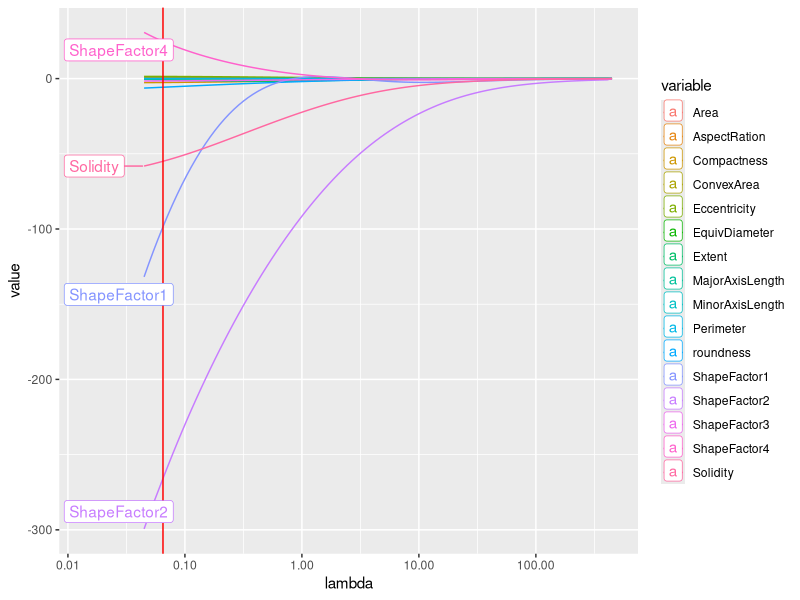
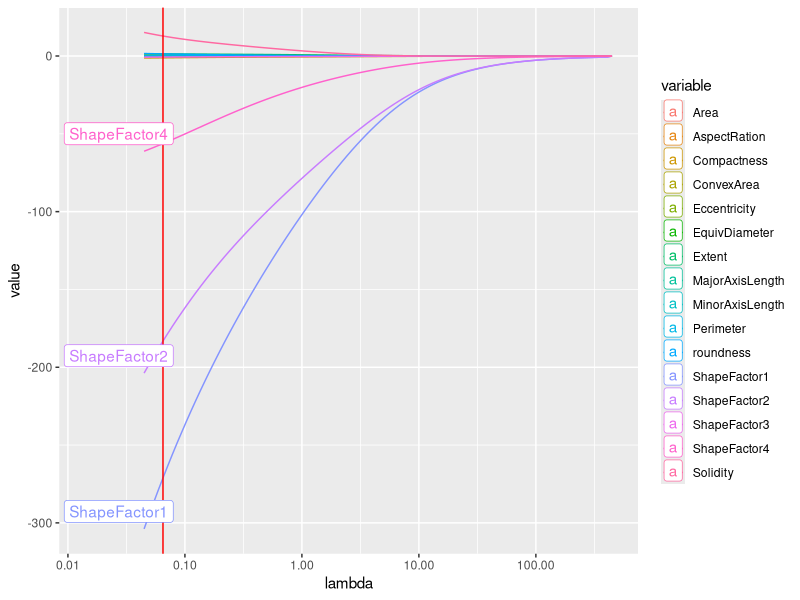
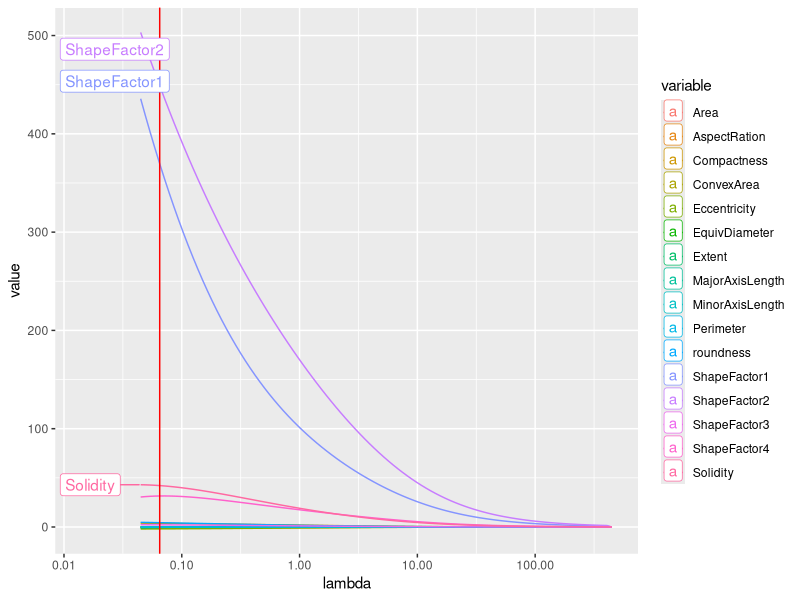
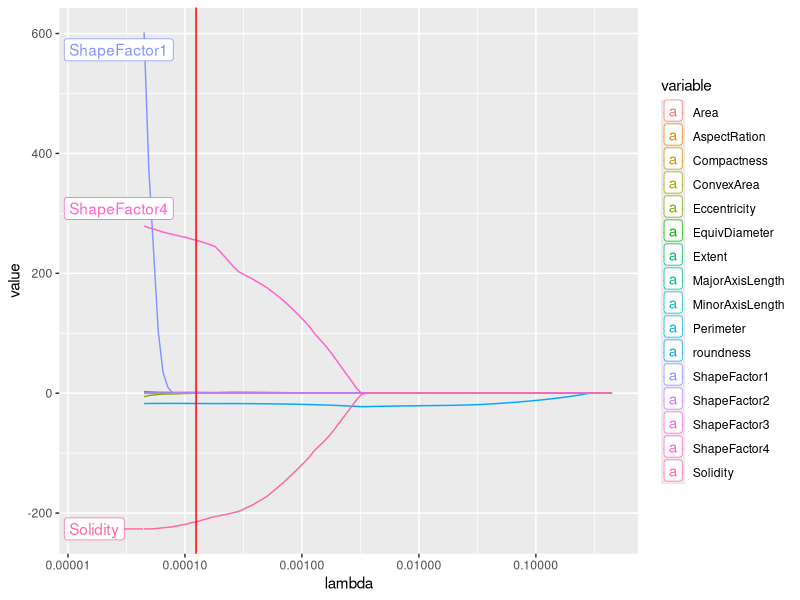
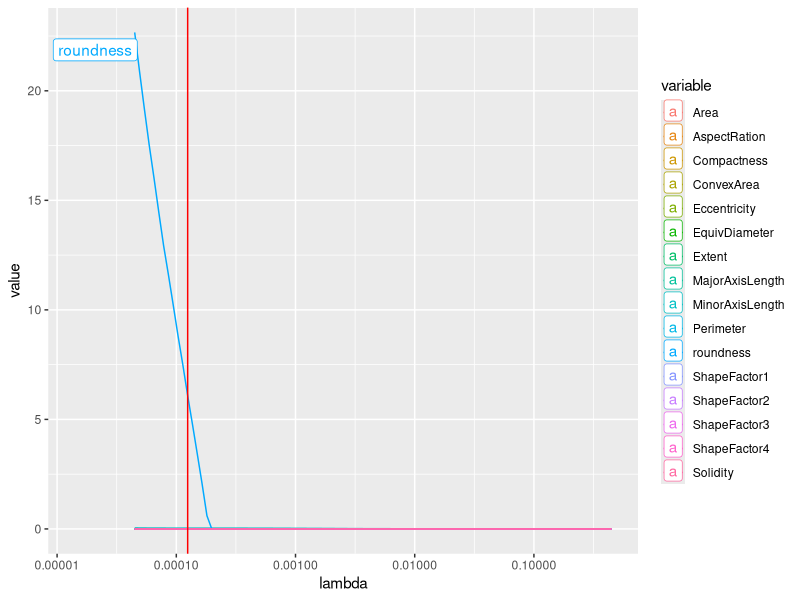
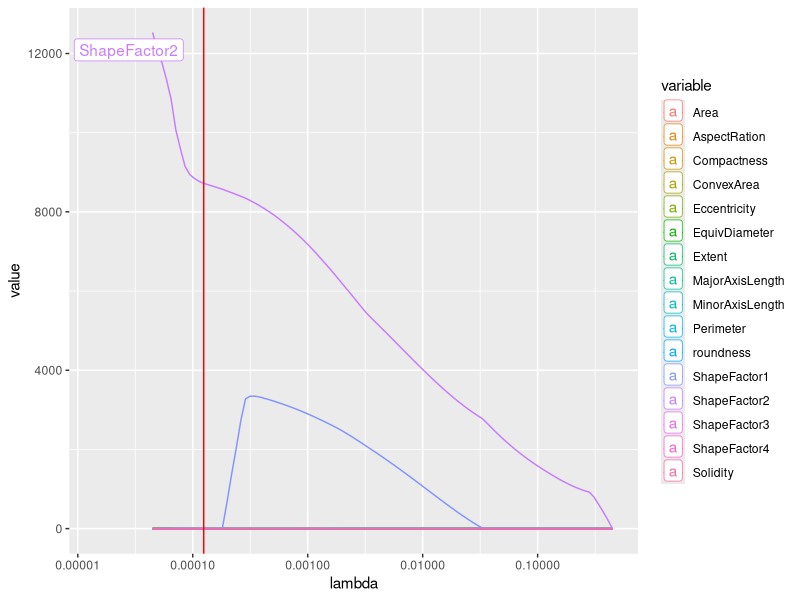

R code for these plots, in order: (Note: this script raises an error after producing the figures.)
## ---- chunk 1
library(glmnet)
library(tidyverse)
library(ggplot2)
library(caret)
library(glmnet)
library(tidyr)
library(dplyr)
library(ggrepel)
## ---- chunk 2
beans <- read_csv('./Question1.csv')

#Split data into test and train
train <- beans[0:2800,]
test <- beans[2801:3871,]

#Modify class variable to map back to a factor
train <-
  train %>% mutate(ClassFactor = case_when(
        Class == 1 ~ "Barbunya",
        Class == 2 ~ "Bombay",
        TRUE ~ "Seker"))

train$Class <- as.factor(train$Class)

test <-
  test %>% mutate(ClassFactor = case_when(
        Class == 1 ~ "Barbunya",
        Class == 2 ~ "Bombay",
        TRUE ~ "Seker"))

test_x <- test[,0:16]
y_actual <- test[,17]
## ---- chunk 3
#Use glmnet function and plot the results
fit <- glmnet(x = as.matrix(train[,0:16]),y = train$Class, family = "multinomial",alpha=0,lambda=0)
options(scipen=999)
fit$beta
## ---- chunk 4
create_ggplot <- function(beta_index, lambda_var) {
  betas = matrix(mod$glmnet.fit$beta)[beta_index,][[1]]
  lambdas = mod$lambda
  names(lambdas) = betas@Dimnames[[2]]
  as.data.frame(as.matrix(betas)) %>% 
  tibble::rownames_to_column("variable") %>% 
  pivot_longer(-variable) %>% 
  mutate(lambda=lambdas[name]) %>% 
  ggplot(aes(x=lambda,y=value,col=variable)) + 
  geom_line() + 
  geom_vline(xintercept = lambda_var,color='red')+
  geom_label_repel(data=~subset(.x,lambda==min(lambda)),
  aes(label=variable),nudge_x=-0.5) +
  scale_x_log10()
}
## ---- chunk 5
cnf <- confusion.glmnet(fit, newx=as.matrix(test_x), newy = y_actual[[1]])
cnf
## ---- chunk 6
#Create cv.fit object for ridge regression
#p=9
mod <- cv.glmnet(x = as.matrix(train[,0:16]),y = train$Class, family = "multinomial",alpha = 0, nfolds=20, grouped = FALSE,type.measure = 'class')
lambda_ridge = mod$lambda.min
ridge_final = glmnet(as.matrix(train[,0:16]), y = train$Class, family = "multinomial",alpha = 0,lambda=lambda_ridge)
ridge_final$beta
## ---- chunk 7
create_ggplot(1, lambda_ridge)
create_ggplot(2, lambda_ridge)
create_ggplot(3, lambda_ridge)
## ---- chunk 8
cnf_ridge <- confusion.glmnet(ridge_final, newx=as.matrix(test_x), newy = y_actual[[1]])
cnf_ridge
## ---- chunk 9
#Create cv.fit object for ridge regression
#p=9
mod <- cv.glmnet(x = as.matrix(train[,0:16]),y = train$Class, family = "multinomial",alpha = 1, nfolds=20)
lambda_lasso = mod$lambda.min
lasso_final = glmnet(as.matrix(train[,0:16]), y = train$Class, family = "multinomial",alpha = 1,lambda=lambda_lasso)
lasso_final$beta
## ---- chunk 10
create_ggplot(1, lambda_lasso)
create_ggplot(2, lambda_lasso)
create_ggplot(3, lambda_lasso)
## ---- chunk 11
cnf_lasso <- confusion.glmnet(lasso_final, newx=as.matrix(test_x), newy = y_actual[[1]])
cnf_lasso
## ---- chunk 12
gamma = 0.5
b.ridge = do.call(cbind, coef(ridge_final))
w1 <- 1 / abs(as.matrix(b.ridge)[-1,])^gamma
mod <- cv.glmnet(x = as.matrix(train[,0:16]),y = train$Class,nfold = 20,family = "multinomial",alpha = 1,penalty.factor = rowNorms(w1))
lambda_alasso = mod$lambda.min
alasso_final = glmnet(as.matrix(train[,0:16]), y = train$Class, family = "multinomial",alpha = 1,lambda=lambda_alasso)
alasso_final$beta
## ---- chunk 13
create_ggplot(1, lambda_alasso)
create_ggplot(2, lambda_alasso)
create_ggplot(3, lambda_alasso)
## ---- chunk 14
cnf_alasso <- confusion.glmnet(alasso_final, newx=as.matrix(test_x), newy = y_actual[[1]])
cnf_alasso
